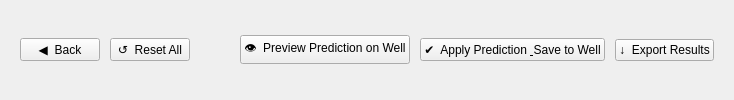
    <widget class="QFrame" name="bottomBar">
     <layout class="QHBoxLayout" name="bottomHL">
      <property name="leftMargin">
      <number>20</number>
     </property>
     <property name="topMargin">
      <number>0</number>
     </property>
     <property name="rightMargin">
      <number>20</number>
     </property>
     <property name="bottomMargin">
      <number>0</number>
     </property>
      <property name="spacing"><number>10</number></property>
      <!-- Back -->
      <item>
       <widget class="QPushButton" name="btnBack">
        <property name="objectName"><string>btnBack</string></property>
        <property name="text"><string>◀  Back</string></property>
       </widget>
      </item>
      <!-- Reset All -->
      <item>
       <widget class="QPushButton" name="btnResetAll">
        <property name="objectName"><string>btnReset</string></property>
        <property name="text"><string>↺  Reset All</string></property>
       </widget>
      </item>
      <!-- Spacer -->
      <item>
       <spacer>
        <property name="orientation"><enum>Qt::Horizontal</enum></property>
        <property name="sizeHint" stdset="0"><size><width>40</width><height>20</height></size></property>
       </spacer>
      </item>
      <!-- Preview -->
      <item>
       <widget class="QPushButton" name="btnPreviewPrediction">
        <property name="objectName"><string>btnPreview</string></property>
        <property name="text"><string>👁  Preview Prediction on Well</string></property>
       </widget>
      </item>
      <!-- Apply -->
      <item>
       <widget class="QPushButton" name="btnApplyPrediction">
        <property name="objectName"><string>btnApply</string></property>
        <property name="text"><string>✔  Apply Prediction &amp; Save to Well</string></property>
       </widget>
      </item>
      <!-- Export Results -->
      <item>
       <widget class="QPushButton" name="btnExportResults">
        <property name="objectName"><string>btnExport</string></property>
        <property name="text"><string>↓  Export Results</string></property>
       </widget>
      </item>
     </layout>
    </widget>
